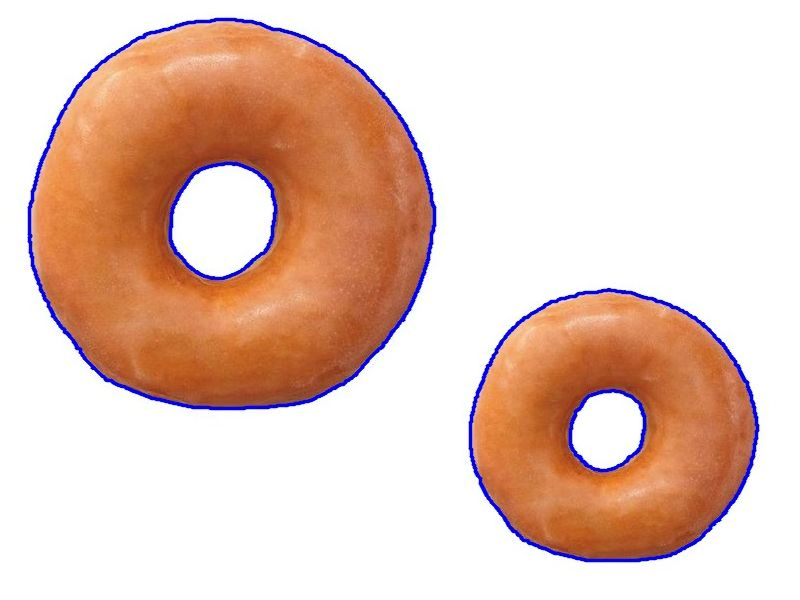
#> input picture Other/p3_.jpg, 800 x 600 px, given in place of the camera
$ python main.py
#> lines starting #> are read from the running program, lines starting #| are printed output that depends on the picture; after the words box and inside, x2 and y2 are one past the last pixel; in counts of white or black regions, pixels touching at a corner belong together
### Trapezium.py
import cv2


def Trapezium(__image, __width, __height, __pointColor, __pointRadius, __lineColor, __lineWidth, __textColor,
              __textFont, __bottomAngleA, __bottomAngleD, __topAngleB, __topAngleC):
    # Point Coordinates
    Ax = int(__width * __bottomAngleA)
    Ay = int(__height)
    A = (Ax, Ay)

    Bx = int(__width * __topAngleB)
    By = int(__height / 2)
    B = (Bx, By)

    Cx = int(__width * __topAngleC)
    Cy = int(__height / 2)
    C = (Cx, Cy)

    Dx = int(__width * __bottomAngleD)
    Dy = int(__height)
    D = (Dx, Dy)

    Ex = int(Ax + (Bx - Ax) / 2)
    Ey = int(Ay - (Ay - By) / 2)
    E = (Ex, Ey)

    Fx = int(Dx - (Dx - Cx) / 2)
    Fy = int(Dy - (Dy - Cy) / 2)
    F = (Fx, Fy)

    # Draw Line
    cv2.line(__image, A, B, __lineColor, __lineWidth)
    cv2.line(__image, C, D, __lineColor, __lineWidth)
    cv2.line(__image, B, C, __lineColor, __lineWidth)
    cv2.line(__image, A, D, __lineColor, __lineWidth)
    cv2.line(__image, E, F, __lineColor, __lineWidth)

    # Draw Circle
    cv2.circle(__image, A, __pointRadius, __pointColor, -1)
    cv2.circle(__image, B, __pointRadius, __pointColor, -1)
    cv2.circle(__image, C, __pointRadius, __pointColor, -1)
    cv2.circle(__image, D, __pointRadius, __pointColor, -1)
    cv2.circle(__image, E, __pointRadius, __pointColor, -1)
    cv2.circle(__image, F, __pointRadius, __pointColor, -1)

    # Draw Text
    cv2.putText(__image, "A", A, cv2.FONT_HERSHEY_SIMPLEX, __textFont, __textColor)
    cv2.putText(__image, "B", B, cv2.FONT_HERSHEY_SIMPLEX, __textFont, __textColor)
    cv2.putText(__image, "C", C, cv2.FONT_HERSHEY_SIMPLEX, __textFont, __textColor)
    cv2.putText(__image, "D", D, cv2.FONT_HERSHEY_SIMPLEX, __textFont, __textColor)
    cv2.putText(__image, "E", E, cv2.FONT_HERSHEY_SIMPLEX, __textFont, __textColor)
    cv2.putText(__image, "F", F, cv2.FONT_HERSHEY_SIMPLEX, __textFont, __textColor)

### ColorConvert.py
import cv2
import numpy


# bottom_hsv = numpy.array([42, 30, 17])
# top_hsv = numpy.array([93, 234, 146])
def ColorConvert(__image, __bottom_hsv, __top_hsv, __kernel, __counturColor, __counturWidth):
    # Kernel
    open_kern = numpy.ones((__kernel, __kernel), numpy.uint8)

    hsv = cv2.cvtColor(__image, cv2.COLOR_BGR2HSV)

    __percolator = cv2.inRange(hsv, __bottom_hsv, __top_hsv)
    _percolator = cv2.morphologyEx(__percolator, cv2.MORPH_OPEN, open_kern, iterations=2)
    percolator = cv2.morphologyEx(_percolator, cv2.MORPH_CLOSE, open_kern)

    contours, hierarchy = cv2.findContours(percolator.copy(), cv2.RETR_TREE, cv2.CHAIN_APPROX_SIMPLE)
    cv2.drawContours(__image, contours, -1, __counturColor, __counturWidth, cv2.LINE_AA, hierarchy, 1)

    return percolator,contours

### SearchSerialPort.py
import serial

from ExceptionFile import *

__COMlist = []

# Document Creation
ErrorAttachment = open("SerialErrorAttachment.txt", "w")


def Search(__baudrate=9600, timeSleep=5):
    # Port Database
    __COM = ['COM' + str(i) for i in range(2, 100)]

    for _COM in __COM:
        try:
            COMport = (serial.Serial(port=_COM, \
                                     baudrate=__baudrate, \
                                     parity=serial.PARITY_NONE, \
                                     stopbits=serial.STOPBITS_ONE, \
                                     bytesize=serial.EIGHTBITS, \
                                     timeout=0))

            if COMport:
                # COMlist Creation
                __COMlist.append(_COM)
            else:
                raise COMException("COM Error")
                pass

        except Exception as e:
            ErrorAttachment = open("SerialErrorAttachment.txt", "a")
            ErrorAttachment.write(e.__class__.__name__ + "\r")
            ErrorAttachment.close()
            continue

    print("SearchSerialPort__COMlist = ", __COMlist)
    return __COMlist

### CheckSerialPort.py
import serial
import time


def CheckSerialPortMessage(__activeCOM=[], __baudrate=9600, __timeSleep=5):
    try:
        for __COM in __activeCOM:

            port = serial.Serial(__COM, __baudrate)
            time.sleep(__timeSleep)
            large = len(port.readline())
            port.read(large)

            while True:

                if large > 3:
                    for a in range(__timeSleep):

                        date = port.readline().decode().split()

                        if ('MotorShield' in date):
                            return __COM
                            break
                        else:
                            continue
                    else:
                        break
                break
    except Exception as e:
        print(e)
        pass

### main.py
import serial
import time

import SearchSerialPort
import CheckSerialPort

from Variables import *

# Intro
while (True):
    try:
        # Output Active Ports
        COMList = SearchSerialPort.Search(baudrate, timeSleep)
        print("main COMList = ", COMList)

        # Check Active Ports
        ActivePORT = CheckSerialPort.CheckSerialPortMessage(COMList, baudrate, timeSleep)
        print("ActivePORT = ", ActivePORT)
        break

    except Exception as EX:
        print(EX)
        break

# Connection Creation
port = serial.Serial(port=str(ActivePORT), \
                     baudrate=baudrate, \
                     parity=serial.PARITY_NONE, \
                     stopbits=serial.STOPBITS_ONE, \
                     bytesize=serial.EIGHTBITS, \
                     timeout=0)
time.sleep(5)

# Main Code
import cv2
import Trapezium

from ColorConvert import ColorConvert
from ExceptionFile import *

capture = cv2.VideoCapture(0)
capture.set(cv2.CAP_PROP_FPS, fps)

while (True):

    try:
        # Frame Acquisition
        availability = False
        availability, frame = capture.read()
#> frame is the input picture: shape (600, 800, 3); mean B, G, R 189.6, 202.1, 231.3

        # Frame Parameters
        height, width, c = frame.shape
#> height = 600; width = 800; c = 3

        # No Frame Error
        if availability is False or frame is None:
            raise CV2Exception("no frame")
        print("0000")
        # trapezium Pinting
        Trapezium.Trapezium(frame, width, height, pointColor, pointRadius, lineColor, lineWidth, textColor,
                            textFont, bottomAngleA, bottomAngleD, topAngleB, topAngleC)
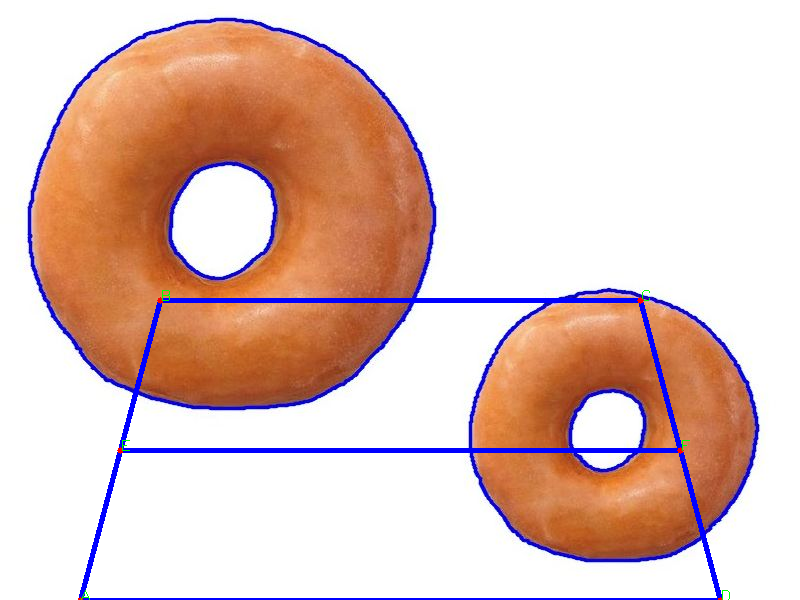
#> frame: shape (600, 800, 3); 2.04% of pixels changed, all inside (x1, y1, x2, y2) = (78, 290, 730, 600)
        print("1111")
        # Color Filter
        percolator, countur = ColorConvert(frame, bottom_hsv, top_hsv, kernel, counturColor, counturWidth)
#> in ColorConvert, `hsv = cv2.cvtColor(__image, cv2.COLOR_BGR2HSV)`: hsv: shape (600, 800, 3); mean H, S, V 15, 67.6, 235.5
#> in ColorConvert, `__percolator = cv2.inRange(hsv, __bottom_hsv, __top_hsv)`:
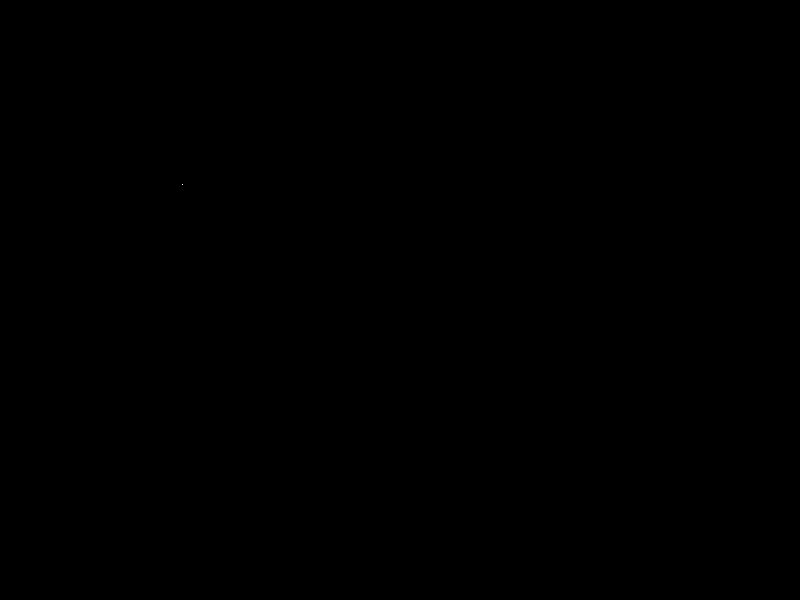
#> __percolator: shape (600, 800); 0% white in thin lines or dots, all inside (x1, y1, x2, y2) = (182, 184, 183, 185)
#> in ColorConvert, `_percolator = cv2.morphologyEx(__percolator, cv2.MORPH_OPEN, open_kern..`: _percolator: shape (600, 800); every value is 0
#> in ColorConvert, `contours, hierarchy = cv2.findContours(percolator.copy(), cv2.RETR_TRE..`: contours = []
#> countur = []
        print("2222")
        # Rectangular Contour Selection
        # Rect = cv2.getStructuringElement()

        # Event Processing

        # Posting a Message
        port.write(b"ARDUINO.")

        # Imshow
        cv2.imshow('frame', frame)
        cv2.imshow('percolator', percolator)
        # cv2.imshow('Rect', Rect)
        print("3333")
    # End Exception
    except Exception as e:
        print(e, e.__class__.__name__)
        ErrorAttachment = open("MainErrorAttachment.txt", "w")
        ErrorAttachment.write(e.__class__.__name__ + "\r")
        break

    # End work
    if cv2.waitKey(1) & 0xFF == ord('q'):
#> (key q is pressed here)
        break

capture.release()
cv2.destroyAllWindows()
